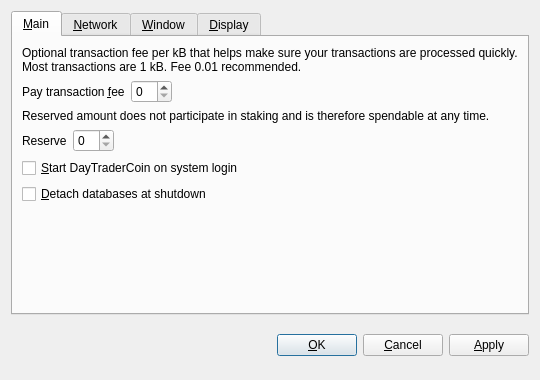
<?xml version="1.0" encoding="UTF-8"?>
<ui version="4.0">
 <class>OptionsDialog</class>
 <widget class="QDialog" name="OptionsDialog">
  <property name="geometry">
   <rect>
    <x>0</x>
    <y>0</y>
    <width>540</width>
    <height>380</height>
   </rect>
  </property>
  <property name="windowTitle">
   <string>Options</string>
  </property>
  <property name="modal">
   <bool>true</bool>
  </property>
  <layout class="QVBoxLayout" name="verticalLayout">
   <item>
    <widget class="QTabWidget" name="tabWidget">
     <property name="tabPosition">
      <enum>QTabWidget::North</enum>
     </property>
     <property name="currentIndex">
      <number>0</number>
     </property>
     <widget class="QWidget" name="tabMain">
      <attribute name="title">
       <string>&amp;Main</string>
      </attribute>
      <layout class="QVBoxLayout" name="verticalLayout_Main">
       <item>
        <widget class="QLabel" name="transactionFeeInfoLabel">
         <property name="text">
          <string>Optional transaction fee per kB that helps make sure your transactions are processed quickly. Most transactions are 1 kB. Fee 0.01 recommended.</string>
         </property>
         <property name="textFormat">
          <enum>Qt::PlainText</enum>
         </property>
         <property name="wordWrap">
          <bool>true</bool>
         </property>
        </widget>
       </item>
       <item>
        <layout class="QHBoxLayout" name="horizontalLayoutFee">
         <item>
          <widget class="QLabel" name="transactionFeeLabel">
           <property name="text">
            <string>Pay transaction &amp;fee</string>
           </property>
           <property name="textFormat">
            <enum>Qt::PlainText</enum>
           </property>
           <property name="buddy">
            <cstring>transactionFee</cstring>
           </property>
          </widget>
         </item>
         <item>
          <widget class="BitcoinAmountField" name="transactionFee"/>
         </item>
         <item>
          <spacer name="horizontalSpacerFee">
           <property name="orientation">
            <enum>Qt::Horizontal</enum>
           </property>
           <property name="sizeHint" stdset="0">
            <size>
             <width>40</width>
             <height>20</height>
            </size>
           </property>
          </spacer>
         </item>
        </layout>
       </item>
       <item>
        <widget class="QLabel" name="reserveBalanceInfoLabel">
         <property name="text">
          <string>Reserved amount does not participate in staking and is therefore spendable at any time.</string>
         </property>
         <property name="textFormat">
          <enum>Qt::PlainText</enum>
         </property>
         <property name="wordWrap">
          <bool>true</bool>
         </property>
        </widget>
       </item>
       <item>
        <layout class="QHBoxLayout" name="horizontalLayoutReserveBalance">
         <item>
          <widget class="QLabel" name="reserveBalanceLabel">
           <property name="text">
            <string>Reserve</string>
           </property>
           <property name="textFormat">
            <enum>Qt::PlainText</enum>
           </property>
           <property name="buddy">
            <cstring>reserveBalance</cstring>
           </property>
          </widget>
         </item>
         <item>
          <widget class="BitcoinAmountField" name="reserveBalance"/>
         </item>
         <item>
          <spacer name="horizontalSpacerReserveBalance">
           <property name="orientation">
            <enum>Qt::Horizontal</enum>
           </property>
           <property name="sizeHint" stdset="0">
            <size>
             <width>40</width>
             <height>20</height>
            </size>
           </property>
          </spacer>
         </item>
        </layout>
       </item>
       <item>
        <widget class="QCheckBox" name="bitcoinAtStartup">
         <property name="toolTip">
          <string>Automatically start DayTraderCoin after logging in to the system.</string>
         </property>
         <property name="text">
          <string>&amp;Start DayTraderCoin on system login</string>
         </property>
        </widget>
       </item>
       <item>
        <widget class="QCheckBox" name="detachDatabases">
         <property name="toolTip">
          <string>Detach block and address databases at shutdown. This means they can be moved to another data directory, but it slows down shutdown. The wallet is always detached.</string>
         </property>
         <property name="text">
          <string>&amp;Detach databases at shutdown</string>
         </property>
        </widget>
       </item>
       <item>
        <spacer name="verticalSpacer_Main">
         <property name="orientation">
          <enum>Qt::Vertical</enum>
         </property>
         <property name="sizeHint" stdset="0">
          <size>
           <width>20</width>
           <height>40</height>
          </size>
         </property>
        </spacer>
       </item>
      </layout>
     </widget>
     <widget class="QWidget" name="tabNetwork">
      <attribute name="title">
       <string>&amp;Network</string>
      </attribute>
      <layout class="QVBoxLayout" name="verticalLayout_Network">
       <item>
        <widget class="QCheckBox" name="mapPortUpnp">
         <property name="toolTip">
          <string>Automatically open the DayTraderCoin client port on the router. This only works when your router supports UPnP and it is enabled.</string>
         </property>
         <property name="text">
          <string>Map port using &amp;UPnP</string>
         </property>
        </widget>
       </item>
       <item>
        <widget class="QCheckBox" name="connectSocks">
         <property name="toolTip">
          <string>Connect to the DayTraderCoin network through a SOCKS proxy (e.g. when connecting through Tor).</string>
         </property>
         <property name="text">
          <string>&amp;Connect through SOCKS proxy:</string>
         </property>
        </widget>
       </item>
       <item>
        <layout class="QHBoxLayout" name="horizontalLayout_Network">
         <item>
          <widget class="QLabel" name="proxyIpLabel">
           <property name="text">
            <string>Proxy &amp;IP:</string>
           </property>
           <property name="textFormat">
            <enum>Qt::PlainText</enum>
           </property>
           <property name="buddy">
            <cstring>proxyIp</cstring>
           </property>
          </widget>
         </item>
         <item>
          <widget class="QValidatedLineEdit" name="proxyIp">
           <property name="maximumSize">
            <size>
             <width>140</width>
             <height>16777215</height>
            </size>
           </property>
           <property name="toolTip">
            <string>IP address of the proxy (e.g. 127.0.0.1)</string>
           </property>
          </widget>
         </item>
         <item>
          <widget class="QLabel" name="proxyPortLabel">
           <property name="text">
            <string>&amp;Port:</string>
           </property>
           <property name="textFormat">
            <enum>Qt::PlainText</enum>
           </property>
           <property name="buddy">
            <cstring>proxyPort</cstring>
           </property>
          </widget>
         </item>
         <item>
          <widget class="QLineEdit" name="proxyPort">
           <property name="maximumSize">
            <size>
             <width>55</width>
             <height>16777215</height>
            </size>
           </property>
           <property name="toolTip">
            <string>Port of the proxy (e.g. 9050)</string>
           </property>
          </widget>
         </item>
         <item>
          <widget class="QLabel" name="socksVersionLabel">
           <property name="text">
            <string>SOCKS &amp;Version:</string>
           </property>
           <property name="textFormat">
            <enum>Qt::PlainText</enum>
           </property>
           <property name="buddy">
            <cstring>socksVersion</cstring>
           </property>
          </widget>
         </item>
         <item>
          <widget class="QValueComboBox" name="socksVersion">
           <property name="toolTip">
            <string>SOCKS version of the proxy (e.g. 5)</string>
           </property>
          </widget>
         </item>
         <item>
          <spacer name="horizontalSpacer_Network">
           <property name="orientation">
            <enum>Qt::Horizontal</enum>
           </property>
           <property name="sizeHint" stdset="0">
            <size>
             <width>40</width>
             <height>20</height>
            </size>
           </property>
          </spacer>
         </item>
        </layout>
       </item>
       <item>
        <spacer name="verticalSpacer_Network">
         <property name="orientation">
          <enum>Qt::Vertical</enum>
         </property>
         <property name="sizeHint" stdset="0">
          <size>
           <width>20</width>
           <height>40</height>
          </size>
         </property>
        </spacer>
       </item>
      </layout>
     </widget>
     <widget class="QWidget" name="tabWindow">
      <attribute name="title">
       <string>&amp;Window</string>
      </attribute>
      <layout class="QVBoxLayout" name="verticalLayout_Window">
       <item>
        <widget class="QCheckBox" name="minimizeToTray">
         <property name="toolTip">
          <string>Show only a tray icon after minimizing the window.</string>
         </property>
         <property name="text">
          <string>&amp;Minimize to the tray instead of the taskbar</string>
         </property>
        </widget>
       </item>
       <item>
        <widget class="QCheckBox" name="minimizeOnClose">
         <property name="toolTip">
          <string>Minimize instead of exit the application when the window is closed. When this option is enabled, the application will be closed only after selecting Quit in the menu.</string>
         </property>
         <property name="text">
          <string>M&amp;inimize on close</string>
         </property>
        </widget>
       </item>
       <item>
        <spacer name="verticalSpacer_Window">
         <property name="orientation">
          <enum>Qt::Vertical</enum>
         </property>
         <property name="sizeHint" stdset="0">
          <size>
           <width>20</width>
           <height>40</height>
          </size>
         </property>
        </spacer>
       </item>
      </layout>
     </widget>
     <widget class="QWidget" name="tabDisplay">
      <attribute name="title">
       <string>&amp;Display</string>
      </attribute>
      <layout class="QVBoxLayout" name="verticalLayout_Display">
       <item>
        <layout class="QHBoxLayout" name="horizontalLayout_1_Display">
         <item>
          <widget class="QLabel" name="langLabel">
           <property name="text">
            <string>User Interface &amp;language:</string>
           </property>
           <property name="textFormat">
            <enum>Qt::PlainText</enum>
           </property>
           <property name="buddy">
            <cstring>lang</cstring>
           </property>
          </widget>
         </item>
         <item>
          <widget class="QValueComboBox" name="lang">
           <property name="toolTip">
            <string>The user interface language can be set here. This setting will take effect after restarting DayTraderCoin.</string>
           </property>
          </widget>
         </item>
        </layout>
       </item>
       <item>
        <layout class="QHBoxLayout" name="horizontalLayout_2_Display">
         <item>
          <widget class="QLabel" name="unitLabel">
           <property name="text">
            <string>&amp;Unit to show amounts in:</string>
           </property>
           <property name="textFormat">
            <enum>Qt::PlainText</enum>
           </property>
           <property name="buddy">
            <cstring>unit</cstring>
           </property>
          </widget>
         </item>
         <item>
          <widget class="QValueComboBox" name="unit">
           <property name="toolTip">
            <string>Choose the default subdivision unit to show in the interface and when sending coins.</string>
           </property>
          </widget>
         </item>
        </layout>
       </item>
       <item>
        <widget class="QCheckBox" name="displayAddresses">
         <property name="toolTip">
          <string>Whether to show DayTraderCoin addresses in the transaction list or not.</string>
         </property>
         <property name="text">
          <string>&amp;Display addresses in transaction list</string>
         </property>
        </widget>
       </item>
       <item>
        <widget class="QCheckBox" name="coinControlFeatures">
         <property name="toolTip">
          <string>Whether to show coin control features or not.</string>
         </property>
         <property name="text">
          <string>Display coin &amp;control features (experts only!)</string>
         </property>
        </widget>
       </item>
       <item>
        <spacer name="verticalSpacer_Display">
         <property name="orientation">
          <enum>Qt::Vertical</enum>
         </property>
         <property name="sizeHint" stdset="0">
          <size>
           <width>20</width>
           <height>40</height>
          </size>
         </property>
        </spacer>
       </item>
      </layout>
     </widget>
    </widget>
   </item>
   <item>
    <layout class="QHBoxLayout" name="horizontalLayout_Buttons">
     <item>
      <spacer name="horizontalSpacer_1">
       <property name="orientation">
        <enum>Qt::Horizontal</enum>
       </property>
       <property name="sizeHint" stdset="0">
        <size>
         <width>40</width>
         <height>48</height>
        </size>
       </property>
      </spacer>
     </item>
     <item>
      <widget class="QLabel" name="statusLabel">
       <property name="font">
        <font>
         <weight>75</weight>
         <bold>true</bold>
        </font>
       </property>
       <property name="text">
        <string/>
       </property>
       <property name="textFormat">
        <enum>Qt::PlainText</enum>
       </property>
       <property name="wordWrap">
        <bool>true</bool>
       </property>
      </widget>
     </item>
     <item>
      <spacer name="horizontalSpacer_2">
       <property name="orientation">
        <enum>Qt::Horizontal</enum>
       </property>
       <property name="sizeHint" stdset="0">
        <size>
         <width>40</width>
         <height>48</height>
        </size>
       </property>
      </spacer>
     </item>
     <item>
      <widget class="QPushButton" name="okButton">
       <property name="text">
        <string>&amp;OK</string>
       </property>
      </widget>
     </item>
     <item>
      <widget class="QPushButton" name="cancelButton">
       <property name="text">
        <string>&amp;Cancel</string>
       </property>
       <property name="autoDefault">
        <bool>false</bool>
       </property>
      </widget>
     </item>
     <item>
      <widget class="QPushButton" name="applyButton">
       <property name="text">
        <string>&amp;Apply</string>
       </property>
       <property name="autoDefault">
        <bool>false</bool>
       </property>
      </widget>
     </item>
    </layout>
   </item>
  </layout>
 </widget>
 <customwidgets>
  <customwidget>
   <class>BitcoinAmountField</class>
   <extends>QSpinBox</extends>
   <header>bitcoinamountfield.h</header>
  </customwidget>
  <customwidget>
   <class>QValueComboBox</class>
   <extends>QComboBox</extends>
   <header>qvaluecombobox.h</header>
  </customwidget>
  <customwidget>
   <class>QValidatedLineEdit</class>
   <extends>QLineEdit</extends>
   <header>qvalidatedlineedit.h</header>
  </customwidget>
 </customwidgets>
 <resources/>
 <connections/>
</ui>
